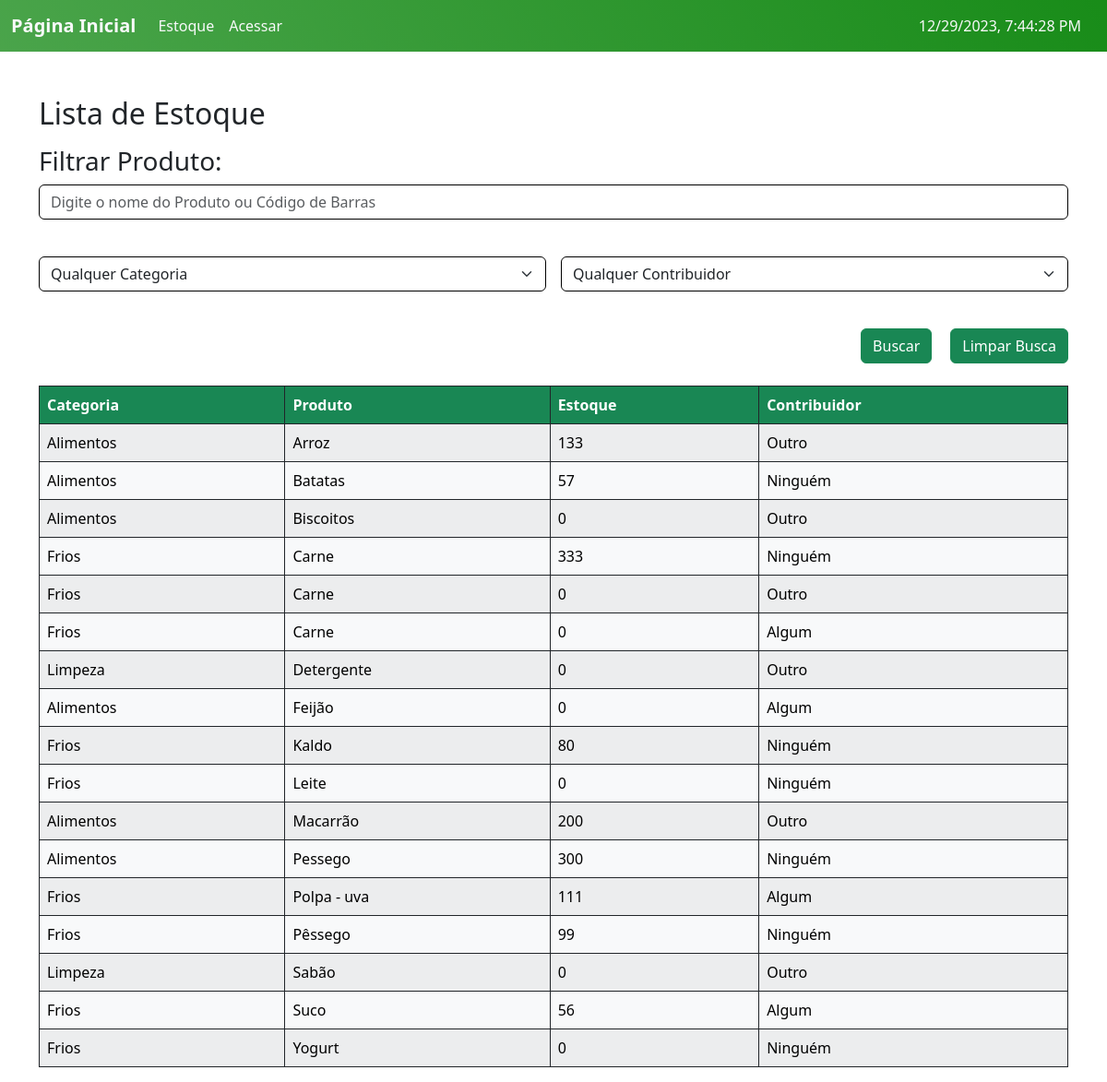
The page /Estoque/ on the database as committed earlier.
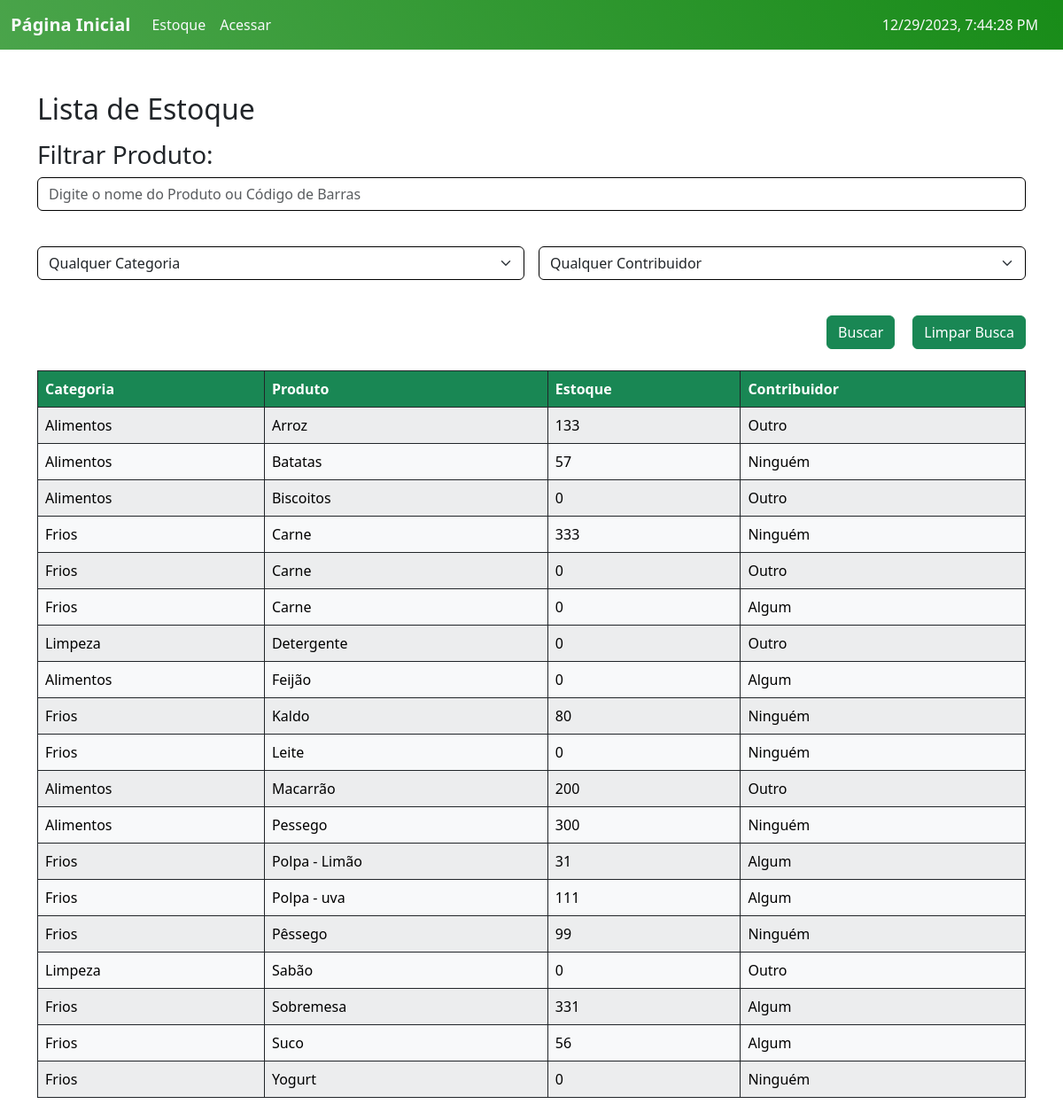
The same page on the database as committed later.
### ABSJ/models.py (models this page shows, shortened)
class Produto(models.Model):
    user = models.ForeignKey(User, on_delete=models.CASCADE)
    categoria = models.ForeignKey(Categoria, on_delete=models.CASCADE, null=True)
    contribuidor = models.ForeignKey(Contribuidor, on_delete=models.CASCADE, null=True)
    produto = models.CharField(max_length=200)
    codigo = models.PositiveIntegerField(unique=True)
    estoque = models.PositiveIntegerField(default=0)
    validade = models.DateField()
    tempo_ultima_atualizacao = models.DateField(default=date.today)
    quantidade_dias = models.IntegerField(default=0)
    class Meta:
        ordering = ['produto']

class Categoria(models.Model):
    categoria = models.CharField(max_length=100, unique=True)
    class Meta:
        ordering = ['categoria']
    def __str__(self):
        return self.categoria

class Contribuidor(models.Model):
    contribuidor = models.CharField(max_length=250, unique=True)
    tipocontribuidor = models.CharField(choices=CONTRIBUIDOR, max_length=10)
    tempo = models.DateField()
    tempo_ultima_atualizacao = models.DateField(default=date.today)
    quantidade_dias = models.PositiveIntegerField(default=0)
    observacoes = models.TextField(blank=True, null=True)
    class Meta:
        ordering = ['tempo']
    def __str__(self):
        return self.contribuidor

### ABSJ/views.py (the view, shortened to what this page needs)
# urls.py: path('Estoque/', v.estoque, name='estoque'),
def estoque(request):
    produtos = m.Produto.objects.all()
    categorias = m.Categoria.objects.all()
    contribuidores = m.Contribuidor.objects.all()
    busca = request.GET.get('busca')
    categoria_id = request.GET.get('categoria')
    contribuidor_id = request.GET.get('contribuidor')
    if categoria_id:
        produtos = produtos.filter(categoria__id=categoria_id)
    if contribuidor_id:
        produtos = produtos.filter(contribuidor__id=contribuidor_id)
    notifica = []
    notifica_prazo = []
    notifica_vencido = []
    hoje = date.today()
    for produto in produtos:
        diferenca = (produto.validade - hoje).days
        if diferenca <= 0:
            message = format_html('<span class="error-var">{}</span> venceu na data {}!', produto.produto, produto.validade.strftime('%d/%m/%Y'))
            notifica_vencido.append((produto, produto.id, message))
            notifica.append(produto)
            notifica
        elif 0 < diferenca <= 7:
            message = format_html('<span class="error-var">{}</span> está prestes a vencer na data {}!', produto.produto, produto.validade.strftime('%d/%m/%Y'))
            notifica_prazo.append((produto, produto.id, message))
            notifica.append(produto)
    return render (request, 'list_Estoque.html', {'notifica':notifica, 'notifica_prazo':notifica_prazo, 'notifica_vencido':notifica_vencido, 'produtos':produtos, 'categorias':categorias, 'contribuidores':contribuidores})

### templates/list_Estoque.html (shortened to what this page needs)
{% extends 'home.html' %}
{% load static %}
{% block content %}
<div class="container mt-5">
  <h2 class="mb-2">Lista de Estoque</h2>
  <h3 class="mt-3">Filtrar Produto:</h3>
<form class="row g-3" action="{% url 'estoque' %}" method="GET">
  <div class="col-12">
    <input class="form-control mb-4" type="text" name="busca" placeholder="Digite o nome do Produto ou Código de Barras">
  </div>
  <div class="col-md-6">
      <select class="form-select mb-4" name="categoria">
          <option value="" selected>Qualquer Categoria</option>
      </select>
    </div>
    <div class="col-md-6">
      <select class="form-select mb-4" name="contribuidor">
          <option value="" selected>Qualquer Contribuidor</option>
      </select>
    </div>
    <div class="d-flex justify-content-end mb-4">
      <input class="btn btn-success" type="submit" value="Buscar">
      <a class="btn btn-success"style="margin-left: 20px;" href="{% url 'estoque' %}">Limpar Busca</a>
    </div>
</form>
  <div class="table-responsive">
    <table class="table table-striped table-bordered table-hover border-dark">
      <thead id="customTableHead" class="thead-dark table-custom">
        <tr>
          <th scope="col">Categoria</th>
          <th scope="col">Produto</th>
          <th scope="col">Estoque</th>
          <th scope="col">Contribuidor</th>
        </tr>
      </thead>
      <tbody>
        {% if produtos %}
        {% for p in produtos %}
          <tr class="table-light border-dark custom-links specific-link">
            <td><a href="{% url 'Categoria_read' id=p.categoria.id %}" class="specific-link">{{ p.categoria }}</a></td>
            <td><a href="{% url 'Produto_read' id=p.id %}" class="specific-link">{{ p.produto }}</a></td>
            <td>{{ p.estoque }}</td>
            <td><a href="{% url 'Contribuidor_read' id=p.contribuidor.id %}" class="specific-link">{{ p.contribuidor }}</a></td>
          </tr>
          {% endfor %}
          {% else %}
          <tr>
            <td class="text-center p-5" colspan="5">Sem resultados encontrados :C</td>
          </tr>
          {% endif %}
      </tbody>
    </table>
  </div>
  </div>
{% endblock %}

Rows that differ between the two databases and show on the page:
added Produto: categoria "Frios", produto "Polpa - Limão", estoque "31", contribuidor "Algum"
added Produto: categoria "Frios", produto "Sobremesa", estoque "331", contribuidor "Algum"
